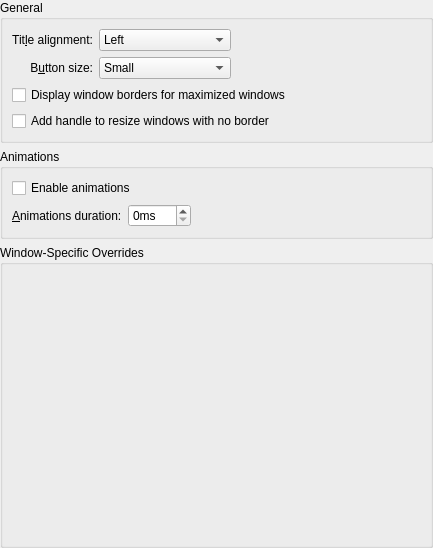
<?xml version="1.0" encoding="UTF-8"?>
<ui version="4.0">
 <class>MendaConfigurationUI</class>
 <widget class="QWidget" name="MendaConfigurationUI">
  <property name="geometry">
   <rect>
    <x>0</x>
    <y>0</y>
    <width>433</width>
    <height>548</height>
   </rect>
  </property>
  <property name="windowTitle">
   <string>Form</string>
  </property>
  <layout class="QVBoxLayout" name="verticalLayout">
   <property name="leftMargin">
    <number>0</number>
   </property>
   <property name="topMargin">
    <number>0</number>
   </property>
   <property name="rightMargin">
    <number>0</number>
   </property>
   <property name="bottomMargin">
    <number>0</number>
   </property>
   <item>
    <widget class="QGroupBox" name="groupBox">
     <property name="title">
      <string>General</string>
     </property>
     <layout class="QGridLayout" name="gridLayout">
      <item row="0" column="0">
       <widget class="QLabel" name="label_3">
        <property name="text">
         <string>Tit&amp;le alignment:</string>
        </property>
        <property name="alignment">
         <set>Qt::AlignRight|Qt::AlignTrailing|Qt::AlignVCenter</set>
        </property>
        <property name="buddy">
         <cstring>titleAlignment</cstring>
        </property>
       </widget>
      </item>
      <item row="0" column="1">
       <widget class="QComboBox" name="titleAlignment">
        <item>
         <property name="text">
          <string>Left</string>
         </property>
        </item>
        <item>
         <property name="text">
          <string>Center</string>
         </property>
        </item>
        <item>
         <property name="text">
          <string>Center (Full Width)</string>
         </property>
        </item>
        <item>
         <property name="text">
          <string>Right</string>
         </property>
        </item>
       </widget>
      </item>
      <item row="0" column="2">
       <spacer name="horizontalSpacer">
        <property name="orientation">
         <enum>Qt::Horizontal</enum>
        </property>
        <property name="sizeHint" stdset="0">
         <size>
          <width>199</width>
          <height>20</height>
         </size>
        </property>
       </spacer>
      </item>
      <item row="1" column="0">
       <widget class="QLabel" name="label_4">
        <property name="text">
         <string>B&amp;utton size:</string>
        </property>
        <property name="alignment">
         <set>Qt::AlignRight|Qt::AlignTrailing|Qt::AlignVCenter</set>
        </property>
        <property name="buddy">
         <cstring>buttonSize</cstring>
        </property>
       </widget>
      </item>
      <item row="2" column="0" colspan="3">
       <widget class="QCheckBox" name="drawBorderOnMaximizedWindows">
        <property name="text">
         <string>Display window borders for maximized windows</string>
        </property>
       </widget>
      </item>
      <item row="1" column="1">
       <widget class="QComboBox" name="buttonSize">
        <item>
         <property name="text">
          <string comment="@item:inlistbox Button size:">Small</string>
         </property>
        </item>
        <item>
         <property name="text">
          <string comment="@item:inlistbox Button size:">Normal</string>
         </property>
        </item>
        <item>
         <property name="text">
          <string comment="@item:inlistbox Button size:">Large</string>
         </property>
        </item>
        <item>
         <property name="text">
          <string comment="@item:inlistbox Button size:">Very Large</string>
         </property>
        </item>
       </widget>
      </item>
      <item row="3" column="0" colspan="3">
       <widget class="QCheckBox" name="drawSizeGrip">
        <property name="text">
         <string>Add handle to resize windows with no border</string>
        </property>
       </widget>
      </item>
     </layout>
    </widget>
   </item>
   <item>
    <widget class="QGroupBox" name="groupBox_2">
     <property name="title">
      <string>Animations</string>
     </property>
     <layout class="QGridLayout" name="gridLayout_2">
      <item row="2" column="0">
       <widget class="QLabel" name="animationsDurationLabel">
        <property name="text">
         <string>&amp;Animations duration:</string>
        </property>
        <property name="buddy">
         <cstring>animationsDuration</cstring>
        </property>
       </widget>
      </item>
      <item row="2" column="1">
       <widget class="QSpinBox" name="animationsDuration">
        <property name="suffix">
         <string>ms</string>
        </property>
        <property name="maximum">
         <number>500</number>
        </property>
       </widget>
      </item>
      <item row="2" column="2">
       <spacer name="horizontalSpacer_2">
        <property name="orientation">
         <enum>Qt::Horizontal</enum>
        </property>
        <property name="sizeHint" stdset="0">
         <size>
          <width>40</width>
          <height>20</height>
         </size>
        </property>
       </spacer>
      </item>
      <item row="0" column="0" colspan="3">
       <widget class="QCheckBox" name="animationsEnabled">
        <property name="text">
         <string>Enable animations</string>
        </property>
       </widget>
      </item>
     </layout>
    </widget>
   </item>
   <item>
    <widget class="QGroupBox" name="groupBox_3">
     <property name="title">
      <string>Window-Specific Overrides</string>
     </property>
     <layout class="QVBoxLayout" name="verticalLayout_2">
      <item>
       <widget class="Menda::ExceptionListWidget" name="exceptions" native="true">
        <property name="sizePolicy">
         <sizepolicy hsizetype="Preferred" vsizetype="Expanding">
          <horstretch>0</horstretch>
          <verstretch>0</verstretch>
         </sizepolicy>
        </property>
       </widget>
      </item>
     </layout>
    </widget>
   </item>
  </layout>
 </widget>
 <customwidgets>
  <customwidget>
   <class>Menda::ExceptionListWidget</class>
   <extends>QWidget</extends>
   <header>config/mendaexceptionlistwidget.h</header>
   <container>1</container>
  </customwidget>
 </customwidgets>
 <resources/>
 <connections/>
</ui>
